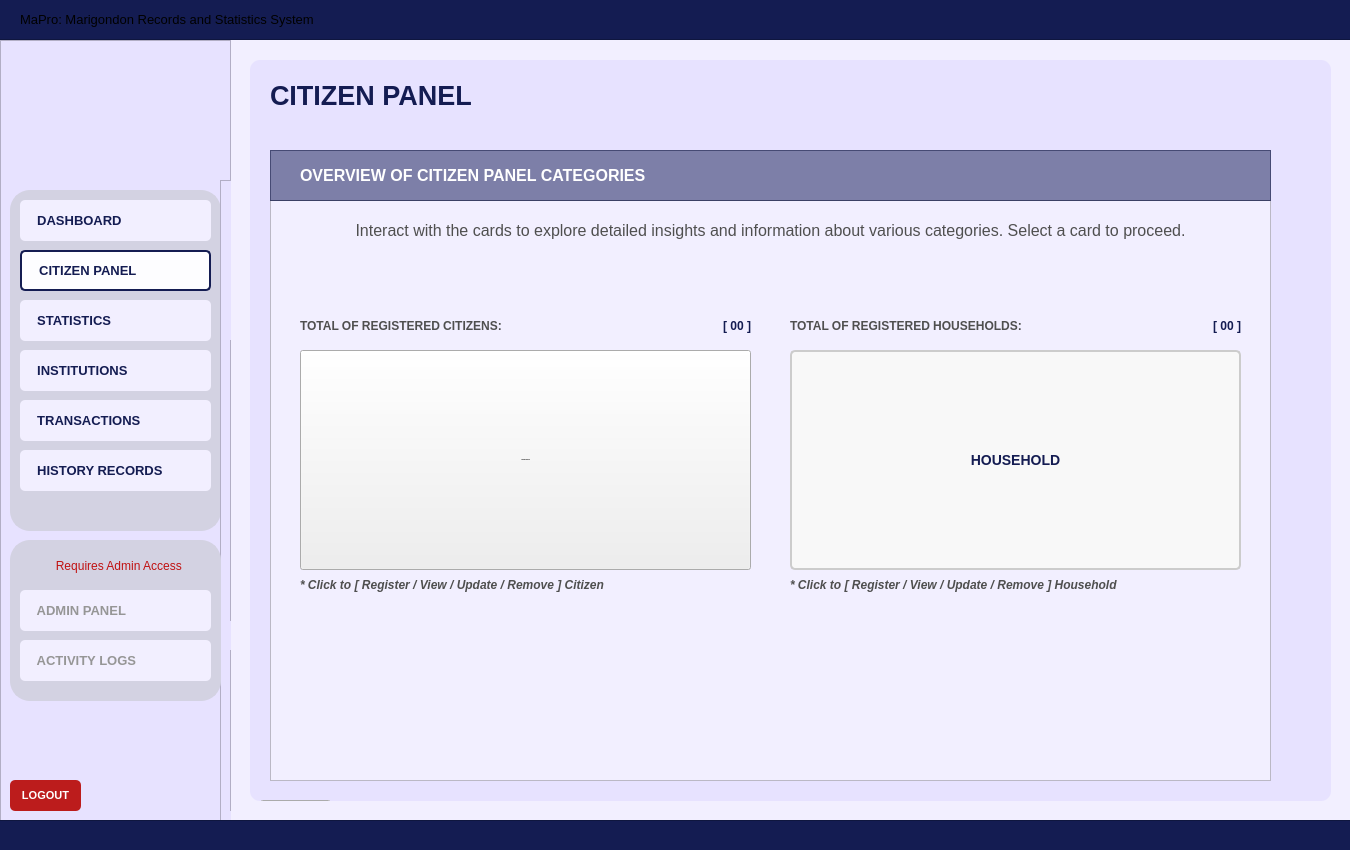
<?xml version="1.0" encoding="UTF-8"?>
<ui version="4.0">
 <class>User_dashboardWidget</class>
 <widget class="QWidget" name="User_dashboardWidget">
  <property name="geometry">
   <rect>
    <x>0</x>
    <y>0</y>
    <width>1350</width>
    <height>850</height>
   </rect>
  </property>
  <property name="sizePolicy">
   <sizepolicy hsizetype="Fixed" vsizetype="Fixed">
    <horstretch>0</horstretch>
    <verstretch>0</verstretch>
   </sizepolicy>
  </property>
  <property name="maximumSize">
   <size>
    <width>1350</width>
    <height>850</height>
   </size>
  </property>
  <property name="windowTitle">
   <string>Form</string>
  </property>
  <property name="styleSheet">
   <string notr="true">#User_dashboardWidget{
	background-color: #f2efff;
}</string>
  </property>
  <widget class="QFrame" name="baseNavFrame">
   <property name="geometry">
    <rect>
     <x>0</x>
     <y>40</y>
     <width>231</width>
     <height>781</height>
    </rect>
   </property>
   <property name="styleSheet">
    <string notr="true">#baseNavFrame {
	background-color: #e7e2ff;
}</string>
   </property>
   <property name="frameShape">
    <enum>QFrame::Shape::StyledPanel</enum>
   </property>
   <property name="frameShadow">
    <enum>QFrame::Shadow::Raised</enum>
   </property>
   <widget class="QFrame" name="baseNavFramesub1">
    <property name="geometry">
     <rect>
      <x>10</x>
      <y>150</y>
      <width>211</width>
      <height>341</height>
     </rect>
    </property>
    <property name="autoFillBackground">
     <bool>false</bool>
    </property>
    <property name="styleSheet">
     <string notr="true">#baseNavFramesub1{
	background-color: #d3d2e2;
	border-radius: 20px;
	border: 2px solid #d3d2e2;
	opacity: 0.1;
}</string>
    </property>
    <property name="frameShape">
     <enum>QFrame::Shape::StyledPanel</enum>
    </property>
    <property name="frameShadow">
     <enum>QFrame::Shadow::Raised</enum>
    </property>
    <widget class="QPushButton" name="nav_buttonDashboard">
     <property name="geometry">
      <rect>
       <x>10</x>
       <y>10</y>
       <width>191</width>
       <height>41</height>
      </rect>
     </property>
     <property name="font">
      <font>
       <family>Arial</family>
       <pointsize>10</pointsize>
       <bold>true</bold>
      </font>
     </property>
     <property name="cursor">
      <cursorShape>PointingHandCursor</cursorShape>
     </property>
     <property name="layoutDirection">
      <enum>Qt::LayoutDirection::LeftToRight</enum>
     </property>
     <property name="styleSheet">
      <string notr="true">#nav_buttonDashboard {
    background-color: #f2efff;
    color: #141c52;
    border-radius: 5px;
	text-align: left;
	padding: 10px;
}
#nav_buttonDashboard:hover {
    background-color: #fdfdff; /* Slightly lighter blue when hovered */
}
#nav_buttonDashboard:pressed {
    background-color: #e7e5f4; /* Darker blue when clicked */
}</string>
     </property>
     <property name="text">
      <string>  DASHBOARD</string>
     </property>
     <property name="icon">
      <iconset>
       <normaloff>../../Assets/Icons/icon_dashboard.svg</normaloff>../../Assets/Icons/icon_dashboard.svg</iconset>
     </property>
     <property name="iconSize">
      <size>
       <width>30</width>
       <height>30</height>
      </size>
     </property>
    </widget>
    <widget class="QPushButton" name="nav_buttonCitizenPanel">
     <property name="geometry">
      <rect>
       <x>10</x>
       <y>60</y>
       <width>191</width>
       <height>41</height>
      </rect>
     </property>
     <property name="font">
      <font>
       <family>Arial</family>
       <pointsize>10</pointsize>
       <bold>true</bold>
      </font>
     </property>
     <property name="cursor">
      <cursorShape>PointingHandCursor</cursorShape>
     </property>
     <property name="styleSheet">
      <string notr="true">#nav_buttonCitizenPanel {
    background-color: #fdfdff;
    color: #141c52;
    border-radius: 5px;
	border: 2px solid #141c52; 
	text-align: left;
    padding: 10px; /* Optional: Adjusts spacing inside the button */
}
</string>
     </property>
     <property name="text">
      <string>  CITIZEN PANEL</string>
     </property>
     <property name="icon">
      <iconset>
       <normaloff>../../Assets/Icons/icon_citizenprofiles.svg</normaloff>../../Assets/Icons/icon_citizenprofiles.svg</iconset>
     </property>
     <property name="iconSize">
      <size>
       <width>30</width>
       <height>30</height>
      </size>
     </property>
    </widget>
    <widget class="QPushButton" name="nav_buttonStatistics">
     <property name="geometry">
      <rect>
       <x>10</x>
       <y>110</y>
       <width>191</width>
       <height>41</height>
      </rect>
     </property>
     <property name="font">
      <font>
       <family>Arial</family>
       <pointsize>10</pointsize>
       <bold>true</bold>
      </font>
     </property>
     <property name="cursor">
      <cursorShape>PointingHandCursor</cursorShape>
     </property>
     <property name="styleSheet">
      <string notr="true">#nav_buttonStatistics {
    background-color: #f2efff;
    color: #141c52;
    border-radius: 5px;
	text-align: left;
    padding: 10px; /* Optional: Adjusts spacing inside the button */
}
#nav_buttonStatistics:hover {
    background-color: #fdfdff; /* Slightly lighter blue when hovered */
}
#nav_buttonStatistics:pressed {
    background-color: #e7e5f4; /* Darker blue when clicked */
}
</string>
     </property>
     <property name="text">
      <string>  STATISTICS</string>
     </property>
     <property name="icon">
      <iconset>
       <normaloff>../../Assets/Icons/icon_statistics.svg</normaloff>../../Assets/Icons/icon_statistics.svg</iconset>
     </property>
     <property name="iconSize">
      <size>
       <width>30</width>
       <height>30</height>
      </size>
     </property>
    </widget>
    <widget class="QPushButton" name="nav_buttonTransactions">
     <property name="geometry">
      <rect>
       <x>10</x>
       <y>210</y>
       <width>191</width>
       <height>41</height>
      </rect>
     </property>
     <property name="font">
      <font>
       <family>Arial</family>
       <pointsize>10</pointsize>
       <bold>true</bold>
      </font>
     </property>
     <property name="cursor">
      <cursorShape>PointingHandCursor</cursorShape>
     </property>
     <property name="styleSheet">
      <string notr="true">#nav_buttonTransactions {
    background-color: #f2efff;
    color: #141c52;
    border-radius: 5px;
	text-align: left;
    padding: 10px; /* Optional: Adjusts spacing inside the button */
}
#nav_buttonTransactions:hover {
    background-color: #fdfdff; /* Slightly lighter blue when hovered */
}
#nav_buttonTransactions:pressed {
    background-color: #e7e5f4; /* Darker blue when clicked */
}</string>
     </property>
     <property name="text">
      <string>  TRANSACTIONS</string>
     </property>
     <property name="icon">
      <iconset>
       <normaloff>../../Assets/Icons/icon_transaction.svg</normaloff>../../Assets/Icons/icon_transaction.svg</iconset>
     </property>
     <property name="iconSize">
      <size>
       <width>30</width>
       <height>30</height>
      </size>
     </property>
    </widget>
    <widget class="QPushButton" name="nav_buttonInstitutions">
     <property name="geometry">
      <rect>
       <x>10</x>
       <y>160</y>
       <width>191</width>
       <height>41</height>
      </rect>
     </property>
     <property name="font">
      <font>
       <family>Arial</family>
       <pointsize>10</pointsize>
       <bold>true</bold>
      </font>
     </property>
     <property name="cursor">
      <cursorShape>PointingHandCursor</cursorShape>
     </property>
     <property name="styleSheet">
      <string notr="true">#nav_buttonInstitutions {
    background-color: #f2efff;
    color: #141c52;
    border-radius: 5px;
	text-align: left;
    padding: 10px; /* Optional: Adjusts spacing inside the button */
}
#nav_buttonInstitutions:hover {
    background-color: #fdfdff; /* Slightly lighter blue when hovered */
}
#nav_buttonInstitutions:pressed {
    background-color: #e7e5f4; /* Darker blue when clicked */
}
</string>
     </property>
     <property name="text">
      <string>  INSTITUTIONS</string>
     </property>
     <property name="icon">
      <iconset>
       <normaloff>../../Assets/Icons/icon_institutions.svg</normaloff>../../Assets/Icons/icon_institutions.svg</iconset>
     </property>
     <property name="iconSize">
      <size>
       <width>30</width>
       <height>30</height>
      </size>
     </property>
    </widget>
    <widget class="QPushButton" name="nav_buttonHistoryRecords">
     <property name="geometry">
      <rect>
       <x>10</x>
       <y>260</y>
       <width>191</width>
       <height>41</height>
      </rect>
     </property>
     <property name="font">
      <font>
       <family>Arial</family>
       <pointsize>10</pointsize>
       <bold>true</bold>
      </font>
     </property>
     <property name="cursor">
      <cursorShape>PointingHandCursor</cursorShape>
     </property>
     <property name="styleSheet">
      <string notr="true">#nav_buttonHistoryRecords {
    background-color: #f2efff;
    color: #141c52;
    border-radius: 5px;
	text-align: left;
    padding: 10px; /* Optional: Adjusts spacing inside the button */
}
#nav_buttonHistoryRecords:hover {
    background-color: #fdfdff; /* Slightly lighter blue when hovered */
}
#nav_buttonHistoryRecords:pressed {
    background-color: #e7e5f4; /* Darker blue when clicked */
}</string>
     </property>
     <property name="text">
      <string>  HISTORY RECORDS</string>
     </property>
     <property name="icon">
      <iconset>
       <normaloff>../../Assets/Icons/icon_historyrecord.svg</normaloff>../../Assets/Icons/icon_historyrecord.svg</iconset>
     </property>
     <property name="iconSize">
      <size>
       <width>30</width>
       <height>30</height>
      </size>
     </property>
    </widget>
   </widget>
   <widget class="QLabel" name="nav_imageLogo">
    <property name="geometry">
     <rect>
      <x>70</x>
      <y>30</y>
      <width>91</width>
      <height>91</height>
     </rect>
    </property>
    <property name="font">
     <font>
      <family>Arial</family>
      <pointsize>18</pointsize>
      <bold>true</bold>
     </font>
    </property>
    <property name="styleSheet">
     <string notr="true">#nav_imageLogo{	
	background-color: transparent;
	color: #ffffff;
}
</string>
    </property>
    <property name="text">
     <string/>
    </property>
    <property name="pixmap">
     <pixmap>../../Assets/Images/logo_brgyClear.png</pixmap>
    </property>
    <property name="scaledContents">
     <bool>true</bool>
    </property>
   </widget>
   <widget class="QPushButton" name="logout_buttonLogout">
    <property name="geometry">
     <rect>
      <x>10</x>
      <y>740</y>
      <width>71</width>
      <height>31</height>
     </rect>
    </property>
    <property name="font">
     <font>
      <family>Arial</family>
      <pointsize>8</pointsize>
      <bold>true</bold>
     </font>
    </property>
    <property name="cursor">
     <cursorShape>PointingHandCursor</cursorShape>
    </property>
    <property name="styleSheet">
     <string notr="true">#logout_buttonLogout {
    background-color: #bc1c1c;
    color: white;
    border-radius: 5px;
    padding: 10px; /* Optional: Adjusts spacing inside the button */
}
#logout_buttonLogout:hover {
    background-color: #d82020; /* Slightly lighter blue when hovered */
}
#logout_buttonLogout:pressed {
    background-color: #8c1515; /* Darker blue when clicked */
}</string>
    </property>
    <property name="text">
     <string>LOGOUT</string>
    </property>
   </widget>
   <widget class="QFrame" name="baseNavFrame_2">
    <property name="geometry">
     <rect>
      <x>220</x>
      <y>140</y>
      <width>231</width>
      <height>781</height>
     </rect>
    </property>
    <property name="styleSheet">
     <string notr="true">background-color: #e7e2ff;</string>
    </property>
    <property name="frameShape">
     <enum>QFrame::Shape::StyledPanel</enum>
    </property>
    <property name="frameShadow">
     <enum>QFrame::Shadow::Raised</enum>
    </property>
    <widget class="QFrame" name="baseNavFramesub1_2">
     <property name="geometry">
      <rect>
       <x>10</x>
       <y>160</y>
       <width>211</width>
       <height>281</height>
      </rect>
     </property>
     <property name="autoFillBackground">
      <bool>false</bool>
     </property>
     <property name="styleSheet">
      <string notr="true">#baseNavFramesub1{
	background-color: #d3d2e2;
	border-radius: 20px;
	border: 2px solid #d3d2e2;
	opacity: 0.1;
}</string>
     </property>
     <property name="frameShape">
      <enum>QFrame::Shape::StyledPanel</enum>
     </property>
     <property name="frameShadow">
      <enum>QFrame::Shadow::Raised</enum>
     </property>
    </widget>
    <widget class="QFrame" name="baseNavFramesub2_2">
     <property name="geometry">
      <rect>
       <x>10</x>
       <y>470</y>
       <width>211</width>
       <height>161</height>
      </rect>
     </property>
     <property name="autoFillBackground">
      <bool>false</bool>
     </property>
     <property name="styleSheet">
      <string notr="true">#baseNavFramesub2{
	background-color: #d3d2e2;
	border-radius: 20px;
	border: 2px solid #d3d2e2;
	opacity: 0.1;
}</string>
     </property>
     <property name="frameShape">
      <enum>QFrame::Shape::StyledPanel</enum>
     </property>
     <property name="frameShadow">
      <enum>QFrame::Shadow::Raised</enum>
     </property>
    </widget>
    <widget class="QLabel" name="login_imageLogo_2">
     <property name="geometry">
      <rect>
       <x>70</x>
       <y>30</y>
       <width>91</width>
       <height>91</height>
      </rect>
     </property>
     <property name="font">
      <font>
       <family>Arial</family>
       <pointsize>18</pointsize>
       <bold>true</bold>
      </font>
     </property>
     <property name="styleSheet">
      <string notr="true">#login_imageLogo{	
	background-color: transparent;
	color: #ffffff;
}
</string>
     </property>
     <property name="text">
      <string/>
     </property>
     <property name="pixmap">
      <pixmap>../Assets/logo_brgyClear.png</pixmap>
     </property>
     <property name="scaledContents">
      <bool>true</bool>
     </property>
    </widget>
    <widget class="QPushButton" name="logout_buttonLogout_2">
     <property name="geometry">
      <rect>
       <x>10</x>
       <y>740</y>
       <width>71</width>
       <height>31</height>
      </rect>
     </property>
     <property name="font">
      <font>
       <family>Arial</family>
       <pointsize>8</pointsize>
       <bold>true</bold>
      </font>
     </property>
     <property name="cursor">
      <cursorShape>PointingHandCursor</cursorShape>
     </property>
     <property name="styleSheet">
      <string notr="true">#logout_buttonLogout {
    background-color: #bc1c1c;
    color: white;
    border-radius: 5px;
    padding: 10px; /* Optional: Adjusts spacing inside the button */
}
#logout_buttonLogout:hover {
    background-color: #d82020; /* Slightly lighter blue when hovered */
}
#logout_buttonLogout:pressed {
    background-color: #8c1515; /* Darker blue when clicked */
}</string>
     </property>
     <property name="text">
      <string>LOGOUT</string>
     </property>
    </widget>
   </widget>
   <widget class="QFrame" name="baseNavFramesub2">
    <property name="geometry">
     <rect>
      <x>10</x>
      <y>500</y>
      <width>211</width>
      <height>161</height>
     </rect>
    </property>
    <property name="autoFillBackground">
     <bool>false</bool>
    </property>
    <property name="styleSheet">
     <string notr="true">#baseNavFramesub2{
	background-color: #d3d2e2;
	border-radius: 20px;
	border: 2px solid #d3d2e2;
	opacity: 0.1;
}</string>
    </property>
    <property name="frameShape">
     <enum>QFrame::Shape::StyledPanel</enum>
    </property>
    <property name="frameShadow">
     <enum>QFrame::Shadow::Raised</enum>
    </property>
    <widget class="QPushButton" name="nav_buttonAdminPanel">
     <property name="geometry">
      <rect>
       <x>10</x>
       <y>50</y>
       <width>191</width>
       <height>41</height>
      </rect>
     </property>
     <property name="font">
      <font>
       <family>Arial</family>
       <pointsize>10</pointsize>
       <bold>true</bold>
      </font>
     </property>
     <property name="cursor">
      <cursorShape>ForbiddenCursor</cursorShape>
     </property>
     <property name="styleSheet">
      <string notr="true">#nav_buttonAdminPanel {
    background-color: #f2efff;
    color: #969696;
    border-radius: 5px;
	text-align: left;
    padding: 10px; /* Optional: Adjusts spacing inside the button */
}
/*#nav_buttonAdminOverview:hover {
    background-color: #fdfdff;
}
#nav_buttonAdminOverview:pressed {
    background-color: #e7e5f4; 
}*/</string>
     </property>
     <property name="text">
      <string>  ADMIN PANEL</string>
     </property>
     <property name="icon">
      <iconset>
       <normaloff>../../Assets/Icons/icon_adminoverview_off.svg</normaloff>../../Assets/Icons/icon_adminoverview_off.svg</iconset>
     </property>
     <property name="iconSize">
      <size>
       <width>30</width>
       <height>30</height>
      </size>
     </property>
    </widget>
    <widget class="QPushButton" name="nav_isLocked">
     <property name="geometry">
      <rect>
       <x>10</x>
       <y>10</y>
       <width>191</width>
       <height>31</height>
      </rect>
     </property>
     <property name="styleSheet">
      <string notr="true">#nav_isLocked{
	background-color: #d3d2e2;
	border-radius: 20px;
	border: 2px solid #d3d2e2;
	opacity: 0.1;
	color: #c01111;
}</string>
     </property>
     <property name="text">
      <string>  Requires Admin Access</string>
     </property>
     <property name="icon">
      <iconset>
       <normaloff>../../Assets/Icons/icon_isLocked.svg</normaloff>../../Assets/Icons/icon_isLocked.svg</iconset>
     </property>
     <property name="iconSize">
      <size>
       <width>20</width>
       <height>20</height>
      </size>
     </property>
    </widget>
    <widget class="QPushButton" name="nav_buttonActivityLogs">
     <property name="geometry">
      <rect>
       <x>10</x>
       <y>100</y>
       <width>191</width>
       <height>41</height>
      </rect>
     </property>
     <property name="font">
      <font>
       <family>Arial</family>
       <pointsize>10</pointsize>
       <bold>true</bold>
      </font>
     </property>
     <property name="cursor">
      <cursorShape>ForbiddenCursor</cursorShape>
     </property>
     <property name="styleSheet">
      <string notr="true">#nav_buttonActivityLogs {
    background-color: #f2efff;
    color: #969696;
    border-radius: 5px;
	text-align: left;
    padding: 10px; /* Optional: Adjusts spacing inside the button */
}
/*#nav_buttonAdminOverview:hover {
    background-color: #fdfdff;
}
#nav_buttonAdminOverview:pressed {
    background-color: #e7e5f4; 
}*/</string>
     </property>
     <property name="text">
      <string>  ACTIVITY LOGS</string>
     </property>
     <property name="icon">
      <iconset>
       <normaloff>../../Assets/Icons/icon_activitylogs_off.svg</normaloff>../../Assets/Icons/icon_activitylogs_off.svg</iconset>
     </property>
     <property name="iconSize">
      <size>
       <width>30</width>
       <height>30</height>
      </size>
     </property>
    </widget>
   </widget>
  </widget>
  <widget class="QFrame" name="border_blueLines1">
   <property name="geometry">
    <rect>
     <x>-10</x>
     <y>-1</y>
     <width>1371</width>
     <height>41</height>
    </rect>
   </property>
   <property name="styleSheet">
    <string notr="true">#border_blueLines1{
	background-color: #141c52;
}
</string>
   </property>
   <property name="frameShape">
    <enum>QFrame::Shape::StyledPanel</enum>
   </property>
   <property name="frameShadow">
    <enum>QFrame::Shadow::Raised</enum>
   </property>
   <widget class="QLabel" name="title_bodyDashboardSystemTitle">
    <property name="geometry">
     <rect>
      <x>30</x>
      <y>0</y>
      <width>471</width>
      <height>41</height>
     </rect>
    </property>
    <property name="font">
     <font>
      <family>Arial</family>
      <pointsize>10</pointsize>
      <bold>false</bold>
     </font>
    </property>
    <property name="styleSheet">
     <string notr="true">#title_bodyDashboardSystemTitle {
	background-color: transparent;
	color: #white;
}
</string>
    </property>
    <property name="text">
     <string>MaPro: Marigondon Records and Statistics System</string>
    </property>
    <property name="alignment">
     <set>Qt::AlignmentFlag::AlignLeading|Qt::AlignmentFlag::AlignLeft|Qt::AlignmentFlag::AlignVCenter</set>
    </property>
   </widget>
  </widget>
  <widget class="QFrame" name="border_blueLines2">
   <property name="geometry">
    <rect>
     <x>-10</x>
     <y>820</y>
     <width>1381</width>
     <height>31</height>
    </rect>
   </property>
   <property name="styleSheet">
    <string notr="true">#border_blueLines2{
	background-color: #141c52;
}
</string>
   </property>
   <property name="frameShape">
    <enum>QFrame::Shape::StyledPanel</enum>
   </property>
   <property name="frameShadow">
    <enum>QFrame::Shadow::Raised</enum>
   </property>
  </widget>
  <widget class="QFrame" name="baseBodyFrame">
   <property name="geometry">
    <rect>
     <x>250</x>
     <y>60</y>
     <width>1081</width>
     <height>741</height>
    </rect>
   </property>
   <property name="styleSheet">
    <string notr="true">#baseBodyFrame {
	background-color: #e7e2ff;
	border: none;
	border-radius: 10px;
}</string>
   </property>
   <property name="frameShape">
    <enum>QFrame::Shape::StyledPanel</enum>
   </property>
   <property name="frameShadow">
    <enum>QFrame::Shadow::Raised</enum>
   </property>
   <widget class="QPushButton" name="logout_buttonLogout_3">
    <property name="geometry">
     <rect>
      <x>10</x>
      <y>740</y>
      <width>71</width>
      <height>31</height>
     </rect>
    </property>
    <property name="font">
     <font>
      <family>Arial</family>
      <pointsize>8</pointsize>
      <bold>true</bold>
     </font>
    </property>
    <property name="cursor">
     <cursorShape>PointingHandCursor</cursorShape>
    </property>
    <property name="styleSheet">
     <string notr="true">#logout_buttonLogout {
    background-color: #bc1c1c;
    color: white;
    border-radius: 5px;
    padding: 10px; /* Optional: Adjusts spacing inside the button */
}
#logout_buttonLogout:hover {
    background-color: #d82020; /* Slightly lighter blue when hovered */
}
#logout_buttonLogout:pressed {
    background-color: #8c1515; /* Darker blue when clicked */
}</string>
    </property>
    <property name="text">
     <string>LOGOUT</string>
    </property>
   </widget>
   <widget class="QLabel" name="title_bodyBusiness">
    <property name="geometry">
     <rect>
      <x>20</x>
      <y>20</y>
      <width>381</width>
      <height>31</height>
     </rect>
    </property>
    <property name="font">
     <font>
      <family>Arial</family>
      <pointsize>20</pointsize>
      <bold>true</bold>
     </font>
    </property>
    <property name="styleSheet">
     <string notr="true">#title_bodyBusiness {
	background-color: transparent;
	color: #141c52;
}
</string>
    </property>
    <property name="text">
     <string>CITIZEN PANEL</string>
    </property>
   </widget>
   <widget class="QFrame" name="statistics_frameBody">
    <property name="geometry">
     <rect>
      <x>20</x>
      <y>140</y>
      <width>1001</width>
      <height>581</height>
     </rect>
    </property>
    <property name="styleSheet">
     <string notr="true">#statistics_frameBody{
	background-color: #f2efff;
}</string>
    </property>
    <property name="frameShape">
     <enum>QFrame::Shape::StyledPanel</enum>
    </property>
    <property name="frameShadow">
     <enum>QFrame::Shadow::Raised</enum>
    </property>
    <widget class="QToolButton" name="CP_ButtonCategory_CitizenProfile">
     <property name="geometry">
      <rect>
       <x>30</x>
       <y>150</y>
       <width>451</width>
       <height>220</height>
      </rect>
     </property>
     <property name="font">
      <font>
       <family>Arial</family>
       <pointsize>-1</pointsize>
       <bold>true</bold>
      </font>
     </property>
     <property name="cursor">
      <cursorShape>PointingHandCursor</cursorShape>
     </property>
     <property name="styleSheet">
      <string notr="true">#CP_ButtonCategory_CitizenProfile {
    background-color: #f8f8f8;
    color: #141c52;
    border-radius: 5px;
    border: 2px solid #ccc;
    padding: 25px; /* Adds space inside the button */
    font-size: 14px; /* Text size */
    text-align: center; /* Ensures text is centered */
    qproperty-iconSize: 120px 120px; /* Adjust icon size */
}

#CP_ButtonCategory_CitizenProfile:hover {
    background-color: #e2e5ff; /* Slightly lighter blue when hovered */
}
#CP_ButtonCategory_CitizenProfile:pressed {
    background-color: #c8cbef; /* Darker blue when clicked */
}

#CP_ButtonCategory_CitizenProfile::icon {
    margin-bottom: 10px; /* Space between the icon and text */
}</string>
     </property>
     <property name="text">
      <string>CITIZEN PROFILE</string>
     </property>
     <property name="icon">
      <iconset>
       <normaloff>../../Assets/Images/img_CP_citizenprofile.png</normaloff>../../Assets/Images/img_CP_citizenprofile.png</iconset>
     </property>
     <property name="iconSize">
      <size>
       <width>120</width>
       <height>120</height>
      </size>
     </property>
     <property name="toolButtonStyle">
      <enum>Qt::ToolButtonStyle::ToolButtonTextUnderIcon</enum>
     </property>
    </widget>
    <widget class="QToolButton" name="CP_ButtonCategory_Household">
     <property name="geometry">
      <rect>
       <x>520</x>
       <y>150</y>
       <width>451</width>
       <height>220</height>
      </rect>
     </property>
     <property name="font">
      <font>
       <family>Arial</family>
       <pointsize>-1</pointsize>
       <bold>true</bold>
      </font>
     </property>
     <property name="cursor">
      <cursorShape>PointingHandCursor</cursorShape>
     </property>
     <property name="styleSheet">
      <string notr="true">#CP_ButtonCategory_Household {
    background-color: #f8f8f8;
    color: #141c52;
    border-radius: 5px;
    border: 2px solid #ccc;
    padding: 25px; /* Adds space inside the button */
    font-size: 14px; /* Text size */
    text-align: center; /* Ensures text is centered */
    qproperty-iconSize: 120px 120px; /* Adjust icon size */
}

#CP_ButtonCategory_Household:hover {
    background-color: #e2e5ff; /* Slightly lighter blue when hovered */
}
#CP_ButtonCategory_Household:pressed {
    background-color: #c8cbef; /* Darker blue when clicked */
}

#CP_ButtonCategory_Household::icon {
    margin-bottom: 10px; /* Space between the icon and text */
}</string>
     </property>
     <property name="text">
      <string>HOUSEHOLD</string>
     </property>
     <property name="icon">
      <iconset>
       <normaloff>../../Assets/Images/img_CP_household.png</normaloff>../../Assets/Images/img_CP_household.png</iconset>
     </property>
     <property name="iconSize">
      <size>
       <width>120</width>
       <height>120</height>
      </size>
     </property>
     <property name="toolButtonStyle">
      <enum>Qt::ToolButtonStyle::ToolButtonTextUnderIcon</enum>
     </property>
    </widget>
    <widget class="QLabel" name="statistics_labelDesc">
     <property name="geometry">
      <rect>
       <x>0</x>
       <y>10</y>
       <width>1001</width>
       <height>41</height>
      </rect>
     </property>
     <property name="font">
      <font>
       <family>Arial</family>
       <pointsize>12</pointsize>
       <bold>false</bold>
      </font>
     </property>
     <property name="styleSheet">
      <string notr="true">#statistics_labelDesc {
	background-color: transparent;
	color: #4f4f4f;
}
</string>
     </property>
     <property name="text">
      <string>Interact with the cards to explore detailed insights and information about various categories. Select a card to proceed.</string>
     </property>
     <property name="alignment">
      <set>Qt::AlignmentFlag::AlignCenter</set>
     </property>
    </widget>
    <widget class="QLabel" name="inst_labeltotalregistered_businesses">
     <property name="geometry">
      <rect>
       <x>30</x>
       <y>110</y>
       <width>231</width>
       <height>31</height>
      </rect>
     </property>
     <property name="font">
      <font>
       <family>Arial</family>
       <pointsize>9</pointsize>
       <bold>true</bold>
      </font>
     </property>
     <property name="styleSheet">
      <string notr="true">#inst_labeltotalregistered_businesses {
	background-color: transparent;
	color: #4f4f4f;
}
</string>
     </property>
     <property name="text">
      <string>TOTAL OF REGISTERED CITIZENS: </string>
     </property>
     <property name="alignment">
      <set>Qt::AlignmentFlag::AlignLeading|Qt::AlignmentFlag::AlignLeft|Qt::AlignmentFlag::AlignVCenter</set>
     </property>
    </widget>
    <widget class="QLabel" name="inst_totalregistered_businesses">
     <property name="geometry">
      <rect>
       <x>270</x>
       <y>110</y>
       <width>211</width>
       <height>31</height>
      </rect>
     </property>
     <property name="font">
      <font>
       <family>Arial</family>
       <pointsize>9</pointsize>
       <bold>true</bold>
      </font>
     </property>
     <property name="styleSheet">
      <string notr="true">#inst_totalregistered_businesses {
	background-color: transparent;
	color: rgb(20, 28, 82);
}
</string>
     </property>
     <property name="text">
      <string>[ 00 ]</string>
     </property>
     <property name="alignment">
      <set>Qt::AlignmentFlag::AlignRight|Qt::AlignmentFlag::AlignTrailing|Qt::AlignmentFlag::AlignVCenter</set>
     </property>
    </widget>
    <widget class="QLabel" name="inst_totalregistered_infrastructure">
     <property name="geometry">
      <rect>
       <x>760</x>
       <y>110</y>
       <width>211</width>
       <height>31</height>
      </rect>
     </property>
     <property name="font">
      <font>
       <family>Arial</family>
       <pointsize>9</pointsize>
       <bold>true</bold>
      </font>
     </property>
     <property name="styleSheet">
      <string notr="true">#inst_totalregistered_infrastructure {
	background-color: transparent;
	color: rgb(20, 28, 82);
}
</string>
     </property>
     <property name="text">
      <string>[ 00 ]</string>
     </property>
     <property name="alignment">
      <set>Qt::AlignmentFlag::AlignRight|Qt::AlignmentFlag::AlignTrailing|Qt::AlignmentFlag::AlignVCenter</set>
     </property>
    </widget>
    <widget class="QLabel" name="inst_labeltotalregistered_infrastructure">
     <property name="geometry">
      <rect>
       <x>520</x>
       <y>110</y>
       <width>241</width>
       <height>31</height>
      </rect>
     </property>
     <property name="font">
      <font>
       <family>Arial</family>
       <pointsize>9</pointsize>
       <bold>true</bold>
      </font>
     </property>
     <property name="styleSheet">
      <string notr="true">#inst_labeltotalregistered_infrastructure {
	background-color: transparent;
	color: #4f4f4f;
}
</string>
     </property>
     <property name="text">
      <string>TOTAL OF REGISTERED HOUSEHOLDS: </string>
     </property>
     <property name="alignment">
      <set>Qt::AlignmentFlag::AlignLeading|Qt::AlignmentFlag::AlignLeft|Qt::AlignmentFlag::AlignVCenter</set>
     </property>
    </widget>
    <widget class="QLabel" name="desc_01">
     <property name="geometry">
      <rect>
       <x>30</x>
       <y>370</y>
       <width>451</width>
       <height>31</height>
      </rect>
     </property>
     <property name="font">
      <font>
       <family>Arial</family>
       <pointsize>9</pointsize>
       <bold>true</bold>
      </font>
     </property>
     <property name="styleSheet">
      <string notr="true">#desc_01 {
	background-color: transparent;
	color: #4f4f4f;
}
</string>
     </property>
     <property name="text">
      <string>&lt;html&gt;&lt;head/&gt;&lt;body&gt;&lt;p&gt;&lt;span style=&quot; font-style:italic;&quot;&gt;* Click to [ Register / View / Update / Remove ] Citizen&lt;/span&gt;&lt;/p&gt;&lt;/body&gt;&lt;/html&gt;</string>
     </property>
     <property name="alignment">
      <set>Qt::AlignmentFlag::AlignLeading|Qt::AlignmentFlag::AlignLeft|Qt::AlignmentFlag::AlignVCenter</set>
     </property>
    </widget>
    <widget class="QLabel" name="desc_2">
     <property name="geometry">
      <rect>
       <x>520</x>
       <y>370</y>
       <width>451</width>
       <height>31</height>
      </rect>
     </property>
     <property name="font">
      <font>
       <family>Arial</family>
       <pointsize>9</pointsize>
       <bold>true</bold>
      </font>
     </property>
     <property name="styleSheet">
      <string notr="true">#desc_2 {
	background-color: transparent;
	color: #4f4f4f;
}
</string>
     </property>
     <property name="text">
      <string>&lt;html&gt;&lt;head/&gt;&lt;body&gt;&lt;p&gt;&lt;span style=&quot; font-style:italic;&quot;&gt;* Click to [ Register / View / Update / Remove ] Household&lt;/span&gt;&lt;/p&gt;&lt;/body&gt;&lt;/html&gt;</string>
     </property>
     <property name="alignment">
      <set>Qt::AlignmentFlag::AlignLeading|Qt::AlignmentFlag::AlignLeft|Qt::AlignmentFlag::AlignVCenter</set>
     </property>
    </widget>
   </widget>
   <widget class="QFrame" name="table_titleFrameStatistics">
    <property name="geometry">
     <rect>
      <x>20</x>
      <y>90</y>
      <width>1001</width>
      <height>51</height>
     </rect>
    </property>
    <property name="styleSheet">
     <string notr="true">#table_titleFrameStatistics{
	background-color: rgba(20, 28, 82, 128)
}
</string>
    </property>
    <property name="frameShape">
     <enum>QFrame::Shape::StyledPanel</enum>
    </property>
    <property name="frameShadow">
     <enum>QFrame::Shadow::Raised</enum>
    </property>
    <widget class="QLabel" name="statistics_labelNote">
     <property name="geometry">
      <rect>
       <x>30</x>
       <y>0</y>
       <width>941</width>
       <height>51</height>
      </rect>
     </property>
     <property name="font">
      <font>
       <family>Arial</family>
       <pointsize>12</pointsize>
       <bold>true</bold>
      </font>
     </property>
     <property name="styleSheet">
      <string notr="true">#statistics_labelNote {
	background-color: transparent;
	color: #FFFFFF;
}
</string>
     </property>
     <property name="text">
      <string>OVERVIEW OF CITIZEN PANEL CATEGORIES</string>
     </property>
    </widget>
   </widget>
  </widget>
 </widget>
 <resources/>
 <connections/>
</ui>
